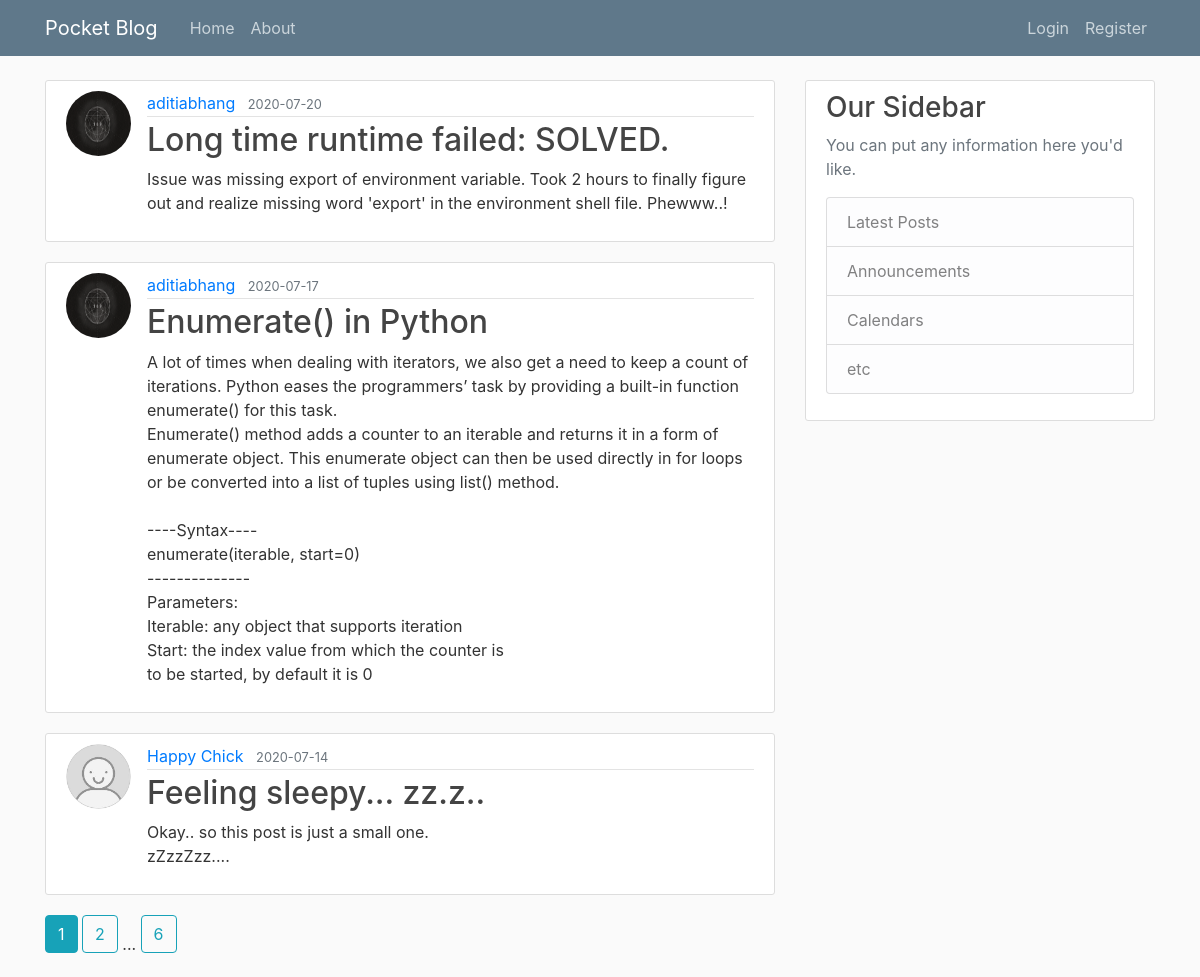
Page /home on the earlier database version.
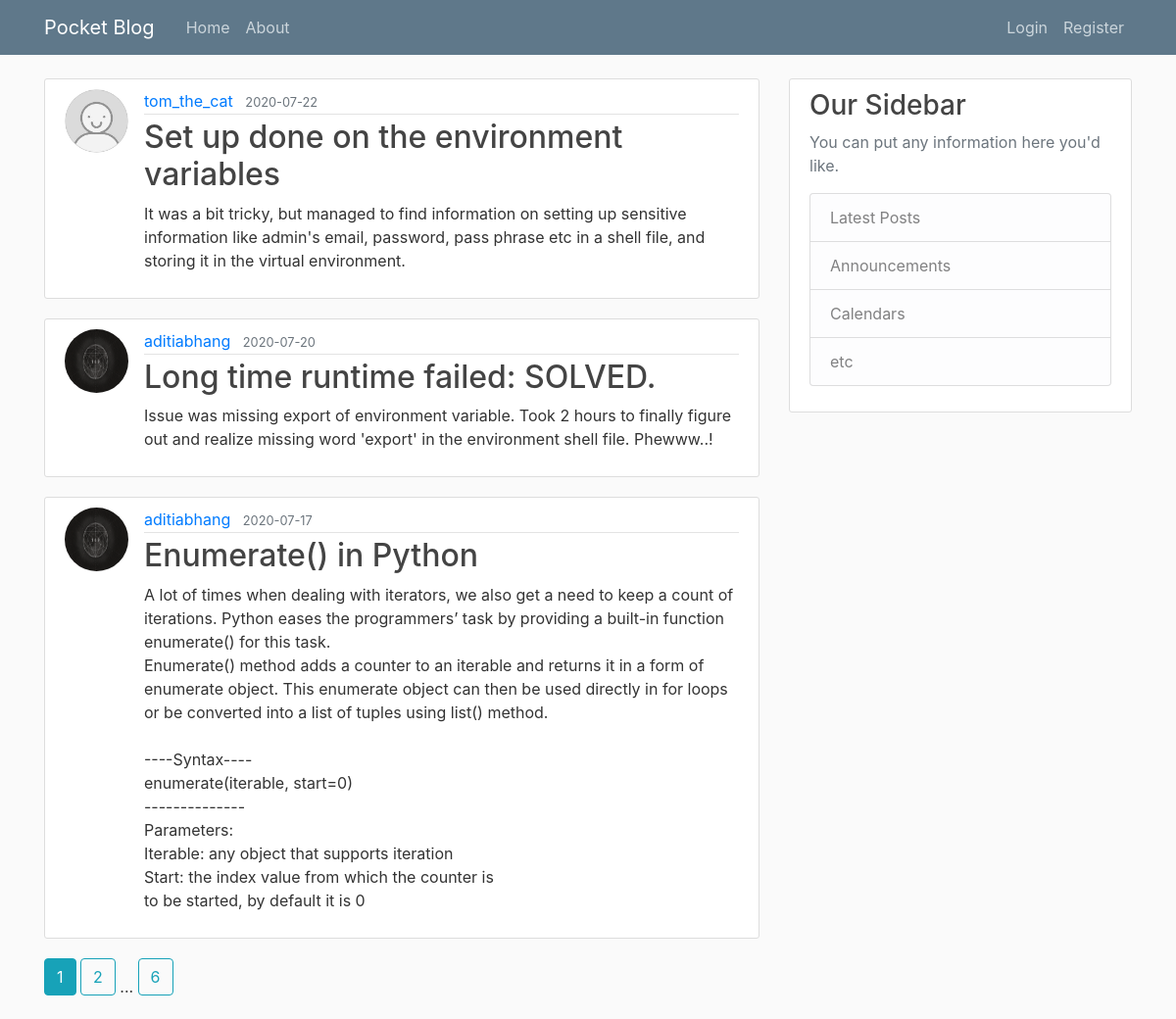
Same page on the later database version.
### pocket_blog/models.py (models this page shows, shortened)
class Post(db.Model):
    id = db.Column(db.Integer, primary_key=True)
    title = db.Column(db.String(100), nullable=False)
    date_posted = db.Column(db.DateTime, nullable=False, default=datetime.utcnow)
    content = db.Column(db.Text, nullable=False)
    user_id = db.Column(db.Integer, db.ForeignKey('user.id'), nullable=False)

class User(db.Model, UserMixin):
    id = db.Column(db.Integer, primary_key=True)
    username = db.Column(db.String(20), unique=True, nullable=False)
    email = db.Column(db.String(120), unique=True, nullable=False)
    image_file = db.Column(db.String(20), nullable=False, default='default.jpg')
    password = db.Column(db.String(60), nullable=False)
    posts = db.relationship('Post', backref='author', lazy=True)

### pocket_blog/main/routes.py (the view)
@main.route("/")
@main.route("/home")
def home():
    page = request.args.get('page', 1, type=int)
    posts = Post.query.order_by(Post.date_posted.desc()).paginate(page=page, per_page=3)
    return render_template('home.html', posts=posts)

### pocket_blog/templates/home.html
{% extends "layout.html" %}
{% block content %}
    {% for post in posts.items %}
        <article class="media content-section">
          <img class="rounded-circle article-img" src="{{ url_for('static', filename='profile_pics/' + post.author.image_file) }}">
          <div class="media-body">
            <div class="article-metadata">
              <a class="mr-2" href="{{ url_for('users.user_posts', username=post.author.username) }}">{{ post.author.username }}</a>
              <small class="text-muted">{{ post.date_posted.strftime('%Y-%m-%d') }}</small>
            </div>
            <h2><a class="article-title" href="{{ url_for('posts.post', post_id=post.id) }}">{{ post.title }}</a></h2>
            <p class="article-content">{{ post.content }}</p>
          </div>
        </article>
    {% endfor %}
    {% for page_num in posts.iter_pages(left_edge=1, right_edge=1, left_current=1, right_current=2) %}
      {% if page_num %}
        {% if posts.page == page_num %}
          <a class="btn btn-info mb-4" href="{{ url_for('main.home', page=page_num) }}">{{ page_num }}</a>
        {% else %}
          <a class="btn btn-outline-info mb-4" href="{{ url_for('main.home', page=page_num) }}">{{ page_num }}</a>
        {% endif %}
      {% else %}
        ...
      {% endif %}
    {% endfor %}
{% endblock content %}

### pocket_blog/templates/layout.html (shortened to what this page needs)
<!DOCTYPE html>
<html lang="en">
<head>
    <link rel="stylesheet" href="https://stackpath.bootstrapcdn.com/bootstrap/4.3.1/css/bootstrap.min.css">
    <link rel="stylesheet" type="text/css" href="{{ url_for('static', filename='main.css') }}">
</head>
<body>
    <header class = "site-header">
      <nav class = "navbar navbar-expand-md navbar-dark bg-steel fixed-top">
        <div class = "container">
          <a class="navbar-brand mr-4" href="/"> Pocket Blog </a>
          <div class = "collapse navbar-collapse" id = "navbarToggle">
            <div class = "navbar-nav mr-auto">
              <a class="nav-item nav-link" href="{{ url_for('main.home') }}"> Home </a>
              <a class="nav-item nav-link" href="{{ url_for('main.about') }}"> About </a>
            </div>
            <div class = "navbar-nav">
                {% if current_user.is_authenticated %}
                    <a class="nav-item nav-link" href="{{ url_for('posts.new_post') }}"> New Post </a>
                    <a class="nav-item nav-link" href="{{ url_for('users.account') }}"> Account </a>
                    <a class="nav-item nav-link" href="{{ url_for('users.logout') }}"> Logout </a>
                {% else %}
                  <a class="nav-item nav-link" href="{{ url_for('users.login') }}"> Login </a>
                  <a class="nav-item nav-link" href="{{ url_for('users.register') }}"> Register </a>
                {% endif %}
            </div>
          </div>
        </div>
      </nav>
    </header>
    <main role="main" class="container">
      <div class="row">
        <div class="col-md-8">
            {% block content %}{% endblock %}
        </div>
        <div class="col-md-4">
          <div class="content-section">
            <h3>Our Sidebar</h3>
            <p class='text-muted'>You can put any information here you'd like.
              <ul class="list-group">
                <li class="list-group-item list-group-item-light">Latest Posts</li>
                <li class="list-group-item list-group-item-light">Announcements</li>
                <li class="list-group-item list-group-item-light">Calendars</li>
                <li class="list-group-item list-group-item-light">etc</li>
              </ul>
            </p>
          </div>
        </div>
      </div>
    </main>
</body>
</html>

### pocket_blog/static/main.css (style rules this page uses)
body { background: #fafafa; color: #333333; margin-top: 5rem; }
h1, h2, h3, h4, h5, h6 { color: #444444; }
.bg-steel { background-color: #5f788a; }
.site-header .navbar-nav .nav-link { color: #cbd5db; }
.content-section { background: #ffffff; padding: 10px 20px; border: 1px solid #dddddd; border-radius: 3px; margin-bottom: 20px; }
.article-title { color: #444444; }
.article-content { white-space: pre-line; }
.article-img { height: 65px; width: 65px; margin-right: 16px; }
.article-metadata { padding-bottom: 1px; margin-bottom: 4px; border-bottom: 1px solid #e3e3e3 }

Differences in the rows shown:
no longer on this page (row unchanged): Post: image_file (placeholder picture), author.username "Happy Chick", date_posted "2020-07-14", title "Feeling sleepy... zz.z..", content "Okay.. so this post is just a small one. zZzzZzz...."
added Post: image_file (placeholder picture), author.username "tom_the_cat", date_posted "2020-07-22", title "Set up done on the environment variables", content "It was a bit tricky, but managed to find information on setting up sensitive information like admin's email, password, pass phrase etc in a shell file, and storing it in the virtual environment."
